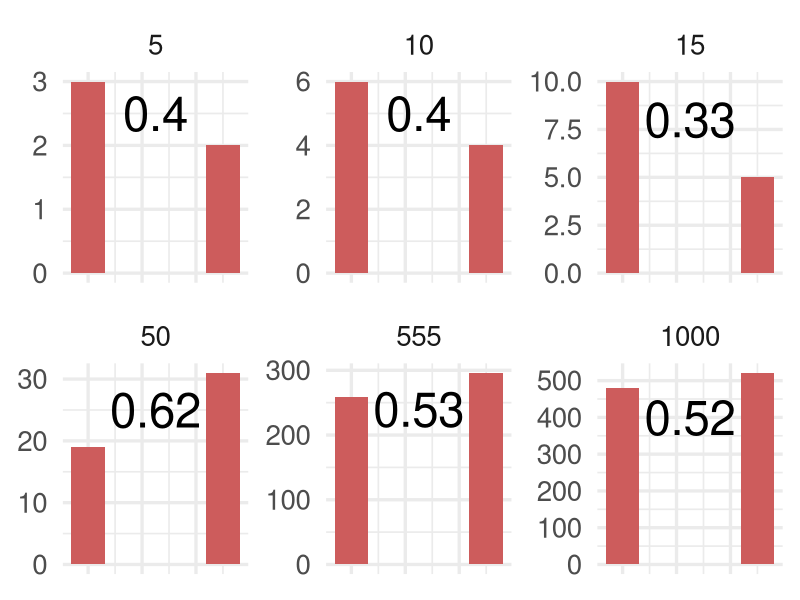
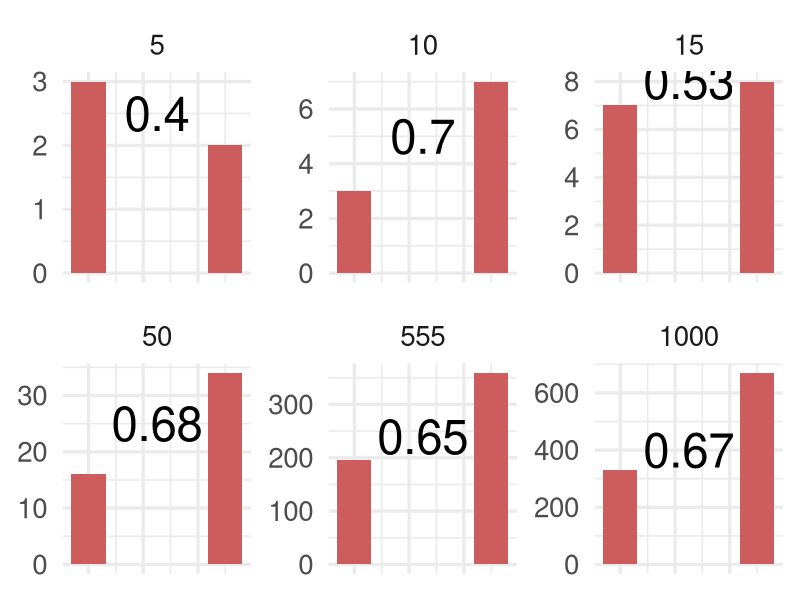
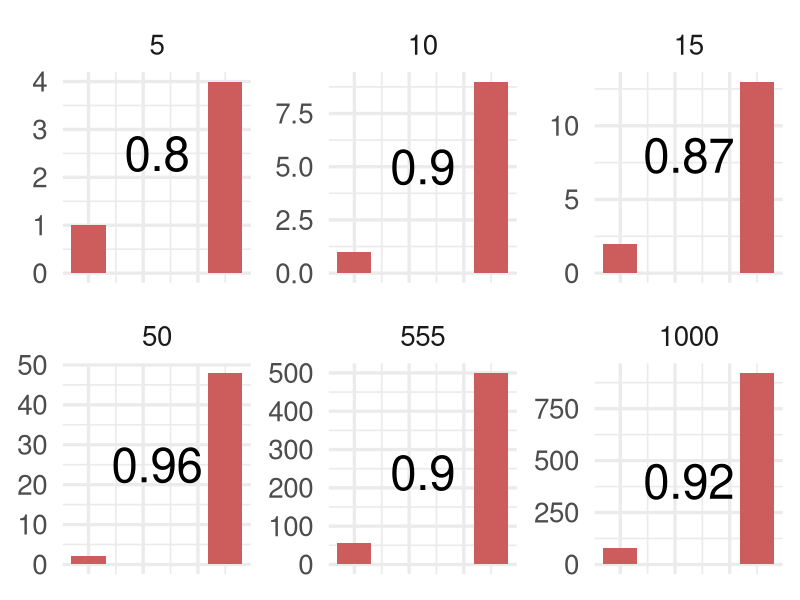
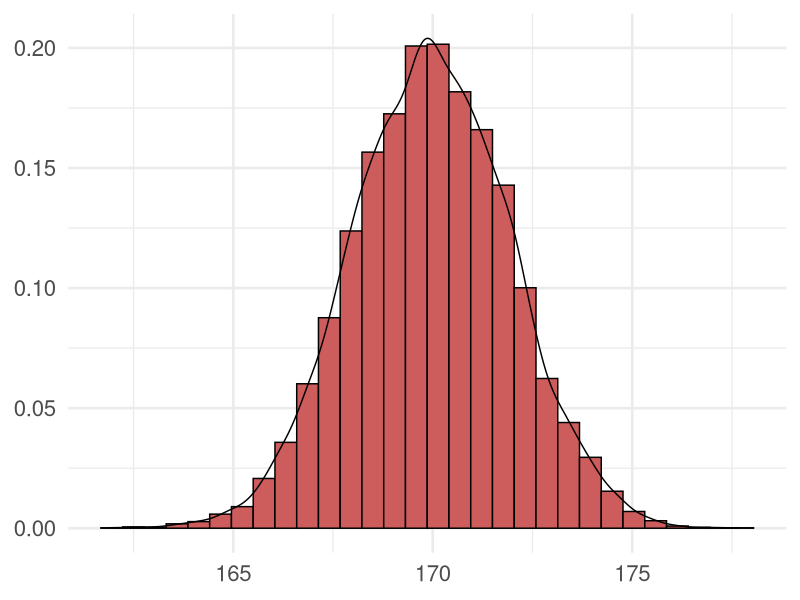
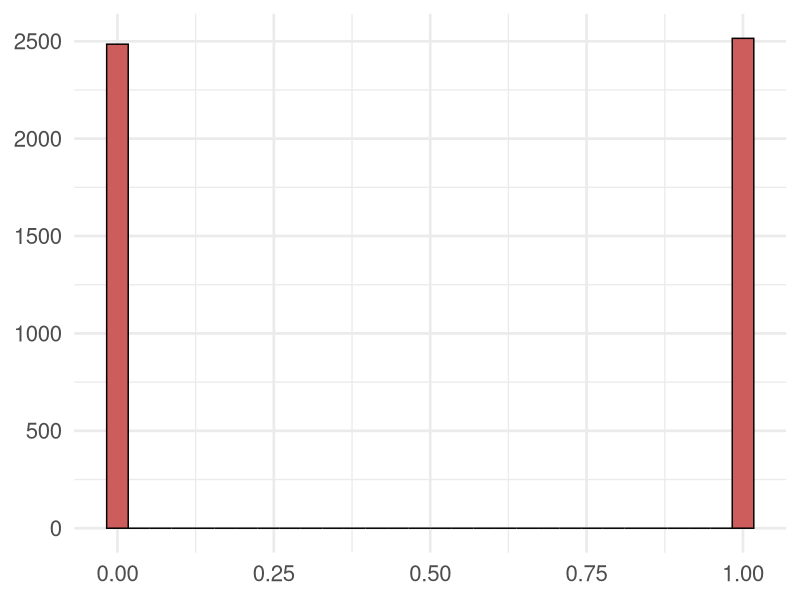
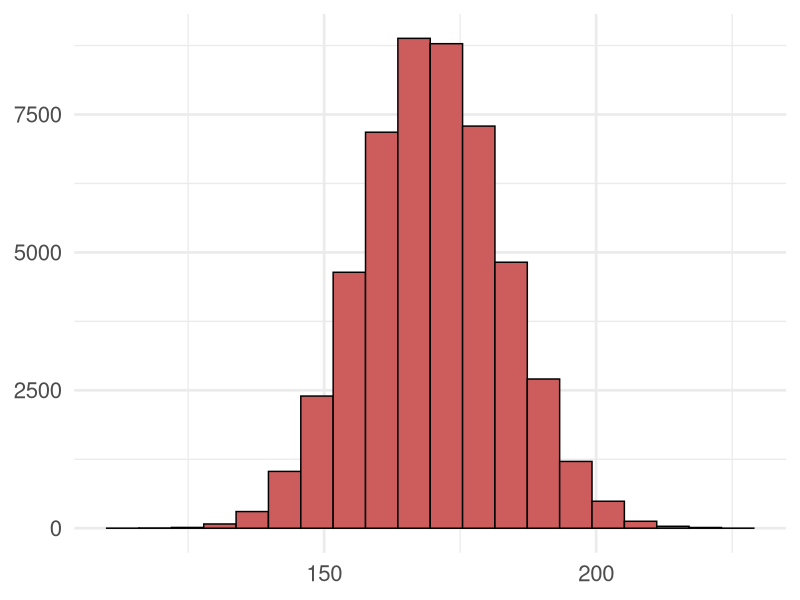

These figures' R source, in order:
## ---- chunk 1
library(dplyr)
library(ggplot2)
## ---- chunk 2
set.seed(123)
p <- 0.52
sample5 <- rbinom(n=5,size=1,prob=p)
sample10 <- rbinom(n=10,size=1,prob=p)
sample15 <- rbinom(n=15,size=1,prob=p)
sample50 <- rbinom(n=50,size=1,prob=p)
sample555 <- rbinom(n=555,size=1,prob=p)
sample1000 <- rbinom(n=1000,size=1,prob=p)
samplesize <- c(rep('5',5),
                rep('10',10),
                rep('15', 15),
                rep('50', 50),
                rep('555',555),
                rep('1000', 1000)) 
dt <- c(sample5,sample10,sample15,sample50,sample555,sample1000)
df <- data.frame(sample_size = factor(samplesize,
                                         levels=c('5', '10', '15',
                                                  '50', '555', '1000')
                                         ),
                 data = dt)

means <-aggregate(data ~  sample_size, df, mean)
means$data <- round(means$data, 2)

ggplot(df, aes(x = data)) +
  facet_wrap(~sample_size, scales='free') +
  geom_histogram(bins=5, fill='indianred') +
  geom_text(data = means, aes(label = data, y = c(2.5,5,8,25,240,400), x = 0.5), size=12) +
  theme_minimal(base_size=25) +
  theme(axis.title.x=element_blank(),
        axis.text.x=element_blank(),
        axis.ticks.x = element_blank(),
        axis.title.y=element_blank()) 


## ---- chunk 3
set.seed(123)
p <- 0.65
sample5 <- rbinom(n=5,size=1,prob=p)
sample10 <- rbinom(n=10,size=1,prob=p)
sample15 <- rbinom(n=15,size=1,prob=p)
sample50 <- rbinom(n=50,size=1,prob=p)
sample555 <- rbinom(n=555,size=1,prob=p)
sample1000 <- rbinom(n=1000,size=1,prob=p)
samplesize <- c(rep('5',5),
                rep('10',10),
                rep('15', 15),
                rep('50', 50),
                rep('555',555),
                rep('1000', 1000)) 
dt <- c(sample5,sample10,sample15,sample50,sample555,sample1000)
df <- data.frame(sample_size = factor(samplesize,
                                         levels=c('5', '10', '15',
                                                  '50', '555', '1000')
                                         ),
                 data = dt)

means <-aggregate(data ~  sample_size, df, mean)
means$data <- round(means$data, 2)

ggplot(df, aes(x = data)) +
  facet_wrap(~sample_size, scales='free') +
  geom_histogram(bins=5, fill = 'indianred') +
  geom_text(data = means, aes(label = data, y = c(2.5,5,8,25,240,400), x = 0.5), size=12) +
  theme_minimal(base_size=25) +
  theme(axis.title.x=element_blank(),
        axis.text.x=element_blank(),
        axis.ticks.x = element_blank(),
        axis.title.y=element_blank()) 


## ---- chunk 4
set.seed(123)
p <- 0.9
sample5 <- rbinom(n=5,size=1,prob=p)
sample10 <- rbinom(n=10,size=1,prob=p)
sample15 <- rbinom(n=15,size=1,prob=p)
sample50 <- rbinom(n=50,size=1,prob=p)
sample555 <- rbinom(n=555,size=1,prob=p)
sample1000 <- rbinom(n=1000,size=1,prob=p)
samplesize <- c(rep('5',5),
                rep('10',10),
                rep('15', 15),
                rep('50', 50),
                rep('555',555),
                rep('1000', 1000)) 
dt <- c(sample5,sample10,sample15,sample50,sample555,sample1000)
df <- data.frame(sample_size = factor(samplesize,
                                         levels=c('5', '10', '15',
                                                  '50', '555', '1000')
                                         ),
                 data = dt)

means <-aggregate(data ~  sample_size, df, mean)
means$data <- round(means$data, 2)

ggplot(df, aes(x = data)) +
  facet_wrap(~sample_size, scales='free') +
  geom_histogram(bins=5, fill='indianred') +
  geom_text(data = means, aes(label = data, y = c(2.5,5,8,25,240,400), x = 0.5), size=12) +
  theme_minimal(base_size=25) +
  theme(axis.title.x=element_blank(),
        axis.text.x=element_blank(),
        axis.ticks.x = element_blank(),
        axis.title.y=element_blank()) 


## ---- chunk 5
x <- rnorm(n=10000,mean=170,sd=2)
df <- data.frame(datos = x)

ggplot(df, aes(x = datos)) +
  geom_histogram(aes(y = ..density..), fill='indianred', col='black', bins=30) + 
  theme_minimal(base_size=20) + 
  geom_density() + 
  theme(axis.title.y=element_blank(),
        axis.title.x = element_blank())

## ---- chunk 6
x <- rbinom(n = 5000, size = 1, p = 0.5) 
df <- data.frame(datos = x)

ggplot(df, aes(x = datos)) +
  geom_histogram(fill='indianred', col='black', bins=30) + 
  theme_minimal(base_size=20) + 
  theme(axis.title.y=element_blank(),
        axis.title.x = element_blank())

## ---- chunk 7
x <- rpois(n = 50000, lambda = 170)
df <- data.frame(datos = x)

ggplot(df, aes(x = datos)) +
  geom_histogram(fill='indianred', col='black', bins=20) + 
  theme_minimal(base_size=20) + 
  theme(axis.title.y=element_blank(),
        axis.title.x = element_blank())

